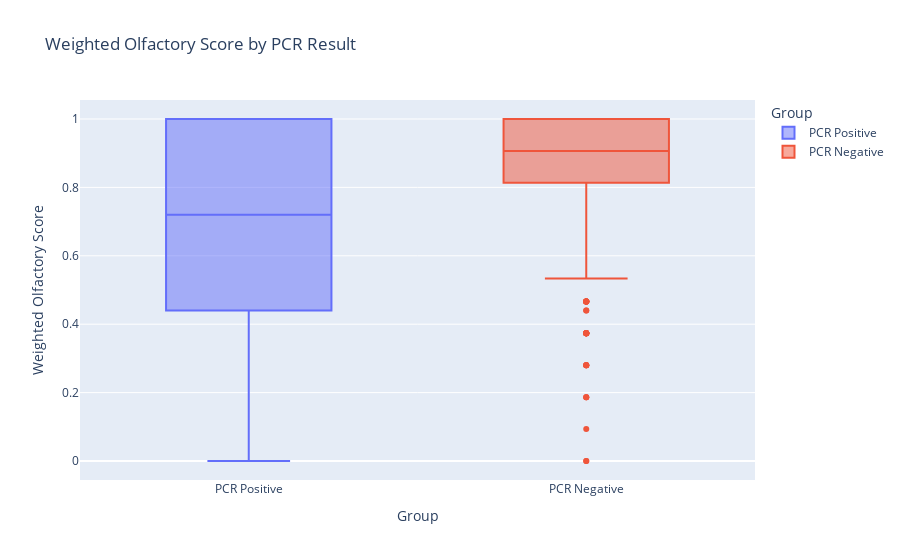

Notebook cell for this chart:
### Code cell
fig = px.box(
    df,
    x="Group",
    y="Weighted Olfactory Score",
    color="Group",
    title="Weighted Olfactory Score by PCR Result",
)
fig.show()

### Figure 1 — Plotly figure (JSON) as saved in the notebook; plotly's stock layout.template omitted (floating-point values rounded to 4 significant figures; data arrays with more than 128 entries replaced by an {"elided": "..."} marker saying what was removed)
{"data": [{"alignmentgroup": "True", "hovertemplate": "Group=%{x}<br>Weighted Olfactory Score=%{y}<extra></extra>", "legendgroup": "PCR Positive", "marker": {"color": "#636efa"}, "name": "PCR Positive", "notched": false, "offsetgroup": "PCR Positive", "orientation": "v", "showlegend": true, "type": "box", "x": {"elided": "309 str values"}, "x0": " ", "xaxis": "x", "y": {"elided": "309 float values"}, "y0": " ", "yaxis": "y"}, {"alignmentgroup": "True", "hovertemplate": "Group=%{x}<br>Weighted Olfactory Score=%{y}<extra></extra>", "legendgroup": "PCR Negative", "marker": {"color": "#EF553B"}, "name": "PCR Negative", "notched": false, "offsetgroup": "PCR Negative", "orientation": "v", "showlegend": true, "type": "box", "x": {"elided": "617 str values"}, "x0": " ", "xaxis": "x", "y": {"elided": "617 float values"}, "y0": " ", "yaxis": "y"}], "layout": {"boxmode": "overlay", "legend": {"title": {"text": "Group"}, "tracegroupgap": 0}, "title": {"text": "Weighted Olfactory Score by PCR Result"}, "xaxis": {"anchor": "y", "categoryarray": ["PCR Positive", "PCR Negative"], "categoryorder": "array", "domain": [0, 1], "title": {"text": "Group"}}, "yaxis": {"anchor": "x", "domain": [0, 1], "title": {"text": "Weighted Olfactory Score"}}}}
